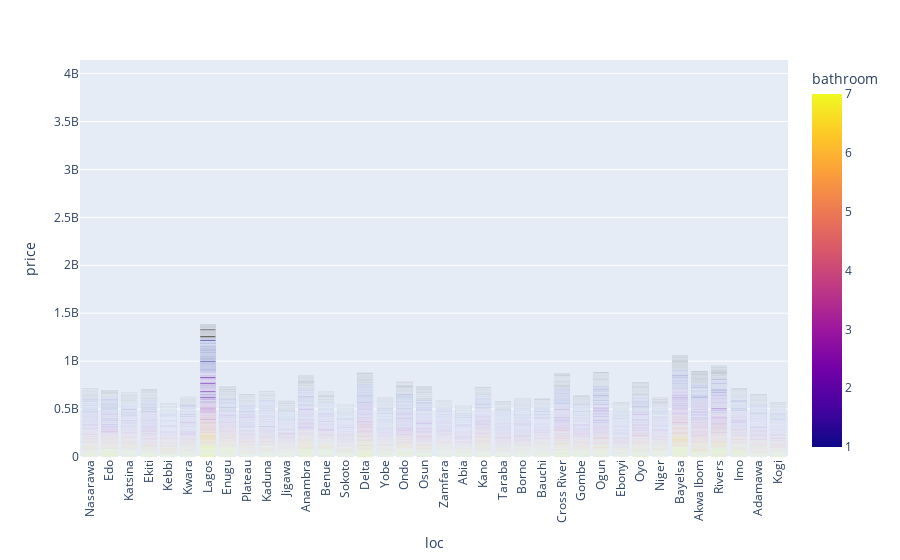

Notebook source saved alongside this figure:
### Code cell
import plotly.express as px

fig = px.bar(df_sorted, x='loc', y='price', color='bathroom')
fig.update_layout(xaxis_tickangle=-90)
fig.show()

### Figure 1 — Plotly figure (JSON) as saved in the notebook; plotly's stock layout.template omitted (floating-point values rounded to 4 significant figures; data arrays with more than 128 entries replaced by an {"elided": "..."} marker saying what was removed)
{"data": [{"alignmentgroup": "True", "hovertemplate": "loc=%{x}<br>price=%{y}<br>bathroom=%{marker.color}<extra></extra>", "legendgroup": "", "marker": {"color": {"elided": "14000 int values"}, "coloraxis": "coloraxis", "pattern": {"shape": ""}}, "name": "", "offsetgroup": "", "orientation": "v", "showlegend": false, "textposition": "auto", "type": "bar", "x": {"elided": "14000 str values"}, "xaxis": "x", "y": {"elided": "14000 float values"}, "yaxis": "y"}], "layout": {"barmode": "relative", "coloraxis": {"colorbar": {"title": {"text": "bathroom"}}, "colorscale": [[0, "#0d0887"], [0.1111, "#46039f"], [0.2222, "#7201a8"], [0.3333, "#9c179e"], [0.4444, "#bd3786"], [0.5556, "#d8576b"], [0.6667, "#ed7953"], [0.7778, "#fb9f3a"], [0.8889, "#fdca26"], [1, "#f0f921"]]}, "legend": {"tracegroupgap": 0}, "margin": {"t": 60}, "xaxis": {"anchor": "y", "domain": [0, 1], "tickangle": -90, "title": {"text": "loc"}}, "yaxis": {"anchor": "x", "domain": [0, 1], "title": {"text": "price"}}}}
